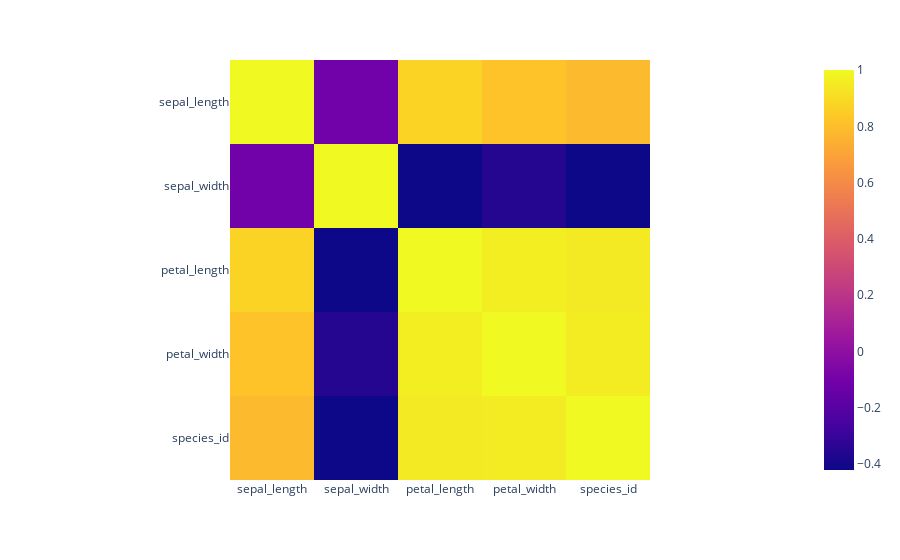

Notebook code for this chart:
### Code cell
fig=px.imshow(iris[['sepal_length','sepal_width','petal_length','petal_width','species_id']].corr())
fig.show()

### Figure 1 — Plotly figure (JSON) as saved in the notebook; plotly's stock layout.template omitted (floating-point values rounded to 4 significant figures)
{"data": [{"coloraxis": "coloraxis", "hovertemplate": "x: %{x}<br>y: %{y}<br>color: %{z}<extra></extra>", "name": "0", "type": "heatmap", "x": ["sepal_length", "sepal_width", "petal_length", "petal_width", "species_id"], "xaxis": "x", "y": ["sepal_length", "sepal_width", "petal_length", "petal_width", "species_id"], "yaxis": "y", "z": [[1, -0.1094, 0.8718, 0.818, 0.7826], [-0.1094, 1, -0.4205, -0.3565, -0.4194], [0.8718, -0.4205, 1, 0.9628, 0.949], [0.818, -0.3565, 0.9628, 1, 0.9565], [0.7826, -0.4194, 0.949, 0.9565, 1]]}], "layout": {"coloraxis": {"colorscale": [[0, "#0d0887"], [0.1111, "#46039f"], [0.2222, "#7201a8"], [0.3333, "#9c179e"], [0.4444, "#bd3786"], [0.5556, "#d8576b"], [0.6667, "#ed7953"], [0.7778, "#fb9f3a"], [0.8889, "#fdca26"], [1, "#f0f921"]]}, "margin": {"t": 60}, "xaxis": {"anchor": "y", "constrain": "domain", "domain": [0, 1], "scaleanchor": "y"}, "yaxis": {"anchor": "x", "autorange": "reversed", "constrain": "domain", "domain": [0, 1]}}}
